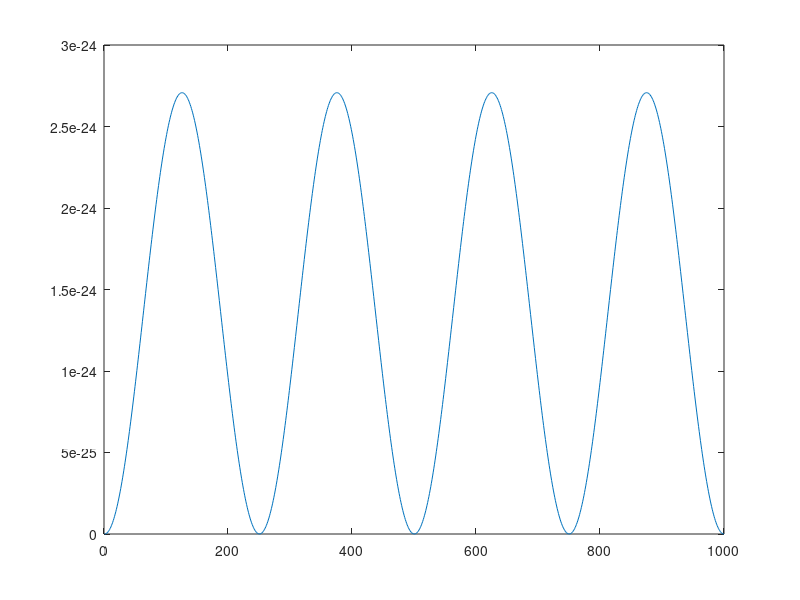

Recreate this plot in MATLAB.

% Ultraound calculations here:
f0 = 1e6 % target frequency of ultrasouns (Hz)
q = 1.6e-19 % single proton charge in coulombs
E = 0;  % external electric field
t = linspace(0,2e-3, 1000);
alpha = 0.1  % attenuation coefficient in water  (dB/MHz/cm)
             % in Brain it's 0.6  (why the big difference?)
c = 1480 % speed of sound in water m/s
P_peak = 5e6 % ultrasound intensity in Pascals ... might need more.
I_us = 30 % mW/cm2
I_us = 300 % W/m2

% ohm's law for sound:  P = vel * Z_acoustic
Z_acoustic = 1.51*1e6 % Rayls
v_ac = P_peak / Z_acoustic

ARF = 2*alpha*I_us / c
v_stream =  1e-6 % m/s
v_ac =  v_ac * sin(2*pi*f0*t); % m/s

% Magnetic field calculations here
ep = 8.854e-12  % farads/m
mu = 4*pi*1e-7  % Henry/m

% Toroid calculations: (T650 from micrometals)
R = 0.165/2 % Radius of toroid m
r = (0.165-0.088)/2 % cross sectional radius of toroid
a = r/2  % location of interest inside the toroid
N = round(2*pi*R / 0.02)  % Number of turns.  I want separation of 2 cm between loops.
I = 100e-3  * sin(2*pi*f0*t);  %  current through coil 

% Magnetic field in the gap of a toroid:
B = mu * N * I / (2*pi*(R+a));

% Self inductance of the toroid
L = mu * (N * r )^2 / (2*R)

%required capacitance for resonance
% 2*pi* f0 = 1 / sqrt(L* C)
C = 1 / ( L* (2*pi*f0)^2 )



% Calculate Lorentz force on particles
% F = q*(E + cross(v,B))
% if perpendicular:
F_stream = q*(E + v_stream * B)
F_ac = q*(E + v_ac .* B);
plot(F_ac)



% resulting current from movement of charged particles in fluid
% From Norton 2003 - I'm not sure about this:
% concentrations of the charges particles:
npos = 1e23
nneg = 1e23
% mobilities of the particles:
uneg = 1
upos = 1

Jresult_ac  = (npos * upos + nneg * uneg) * F_ac 
Jresult_stream  = (npos * upos + nneg * uneg) * F_stream 
